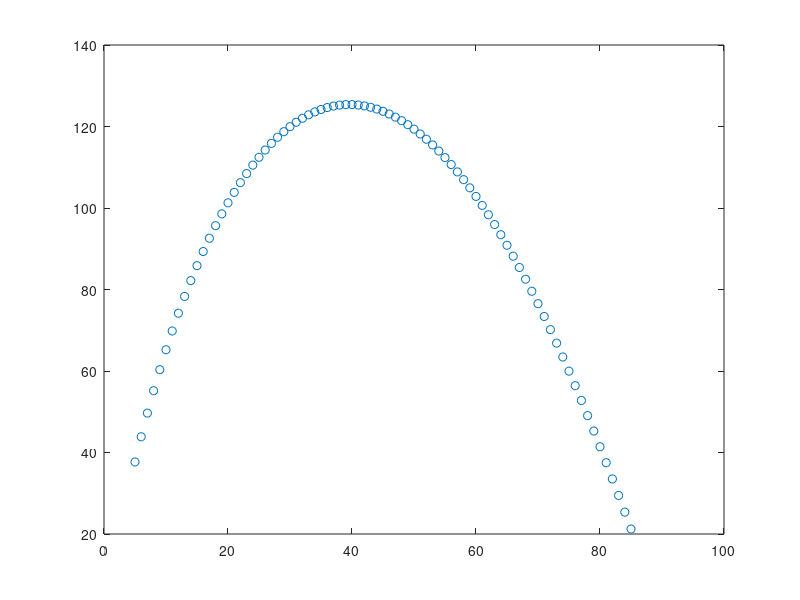

The MATLAB source for this figure:
clear;
format compact;    % type "help format" to learn what this does

g=9.8;             % acceleration due to gravity
speed=50;          % initial speed is 50 m/s
angle=5;          % beware of radians vs degrees for trig functions

h=0.001;      % timestep of 0.5 second



Cd = 0.35;
p = 1.2;
r = 0.037;
A = pi*r^2;
m = 0.145;

exactRange=speed^2*sind(2*angle)/g;


ii = 0;
while ii <= 80
    ii = ii + 1;
    vel=speed*[cosd(angle) sind(angle)];
    i=0;
    pos=[0 0];  % start at the origin
    while pos(2)>=0
      i=i+1;
      x(i)=pos(1);
      y(i)=pos(2);
    
      % Acceleration due to gravity with air resistance
      acc=  -(0.5*Cd*p*A*norm(vel)/m)*vel - [0 g];
    
      % Euler method
      pos=pos + h*vel;
      vel=vel + h*acc;
    end
    % plot the trajectory as points connected by lines
    plot(x,y,'o-')
    xlabel('distance (m)')
    ylabel('height (m)')
    
    % linear interpolation to estimate the range of the projectile
    slope=(pos(2)-y(end))/(pos(1)-x(end));
    range=x(end)-y(end)/slope;
    perror = 100 * abs(range - exactRange) / exactRange;
    
    angles(ii) = angle;
    ranges(ii) = range;
    angle = angle + 1;
end
disp(ranges)
plot(angles,ranges, 'o')
